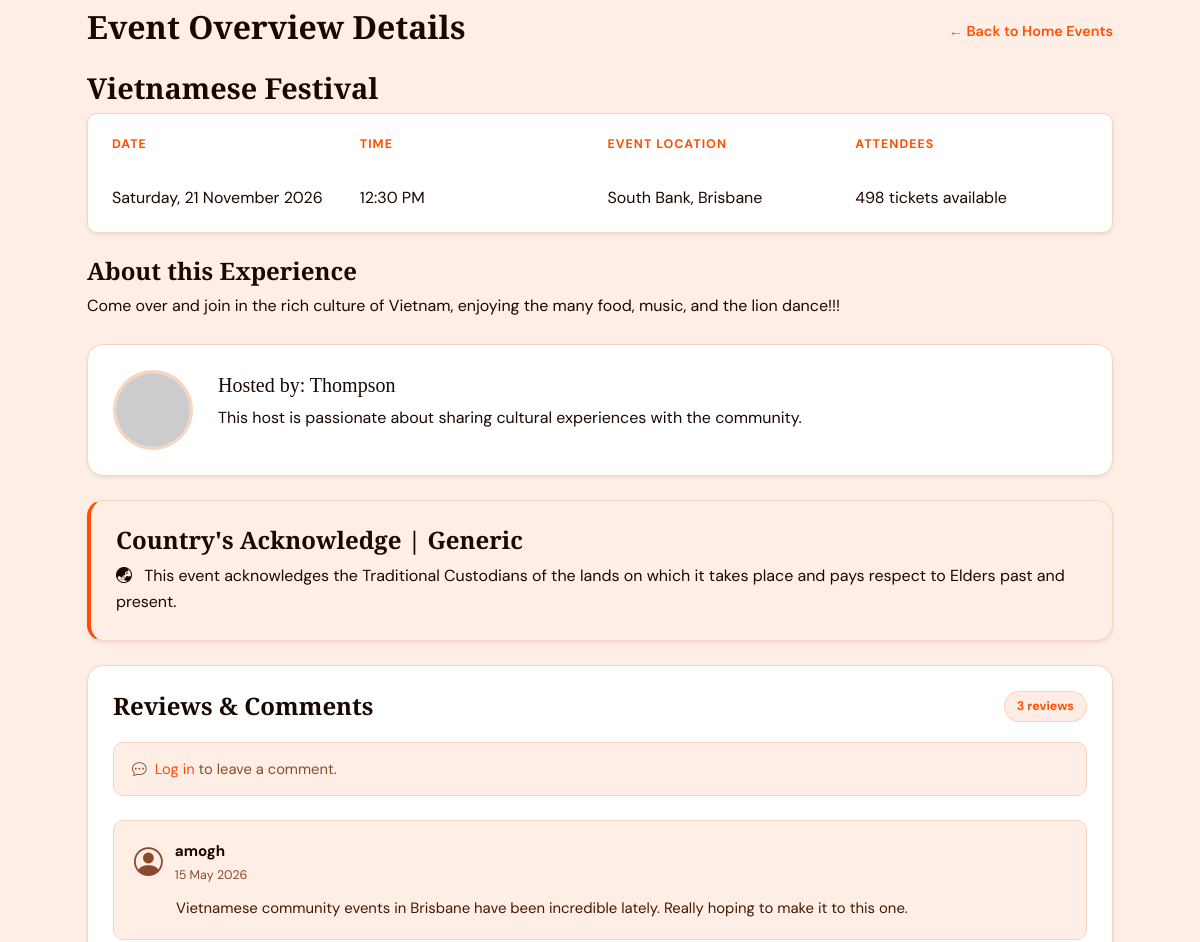
Before: /event/1 (middle part) with the older database file.
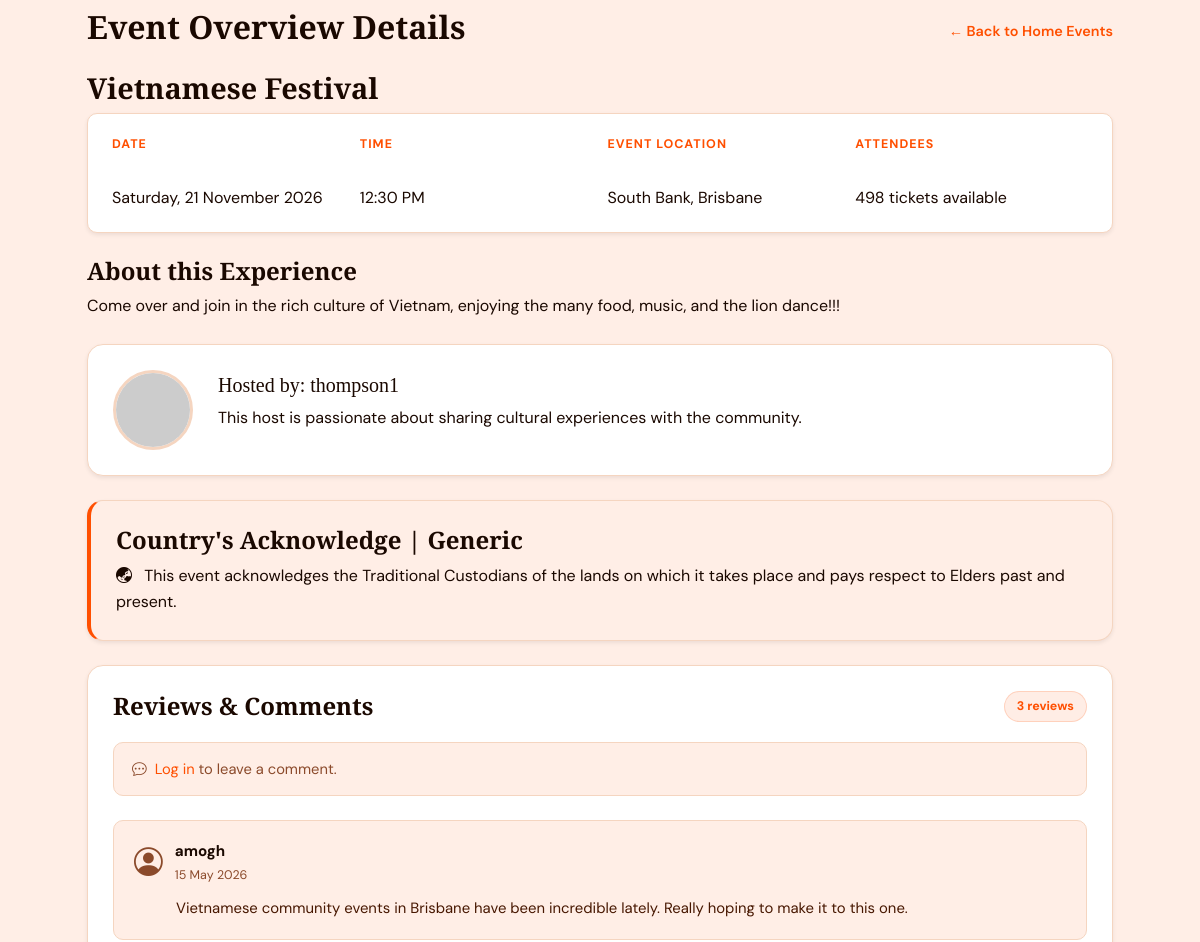
After: the same page with the newer database file.
### culturehub/models.py (models this page shows)
class Event(db.Model):
    id = db.Column(db.Integer, primary_key=True)
    name = db.Column(db.String(100), nullable=False)
    category = db.Column(db.String(50), nullable=False)
    date = db.Column(db.DateTime, nullable=False)
    location = db.Column(db.String(255), nullable=False)
    description = db.Column(db.Text, nullable=False)
    image = db.Column(db.String(255))
    status = db.Column(db.String(20), default='Open')
    tickets_available = db.Column(db.Integer, nullable=False)
    price = db.Column(db.Float, nullable=False)
    acknowledgement  = db.Column(db.String(20), default='none')
    acknowledgement_text = db.Column(db.Text, nullable=True)
    user_id = db.Column(db.Integer, db.ForeignKey('user.id'), nullable=False)
    comments = db.relationship('Comment', backref='event', lazy=True)
    orders = db.relationship('Order', backref='event', lazy=True)

class User(db.Model, UserMixin):
    id = db.Column(db.Integer, primary_key=True)
    name = db.Column(db.String(100), unique=True, nullable=False)
    first_name = db.Column(db.String(50), nullable=True)
    last_name = db.Column(db.String(50), nullable=True)
    email = db.Column(db.String(150), unique=True, nullable=False)
    phone = db.Column(db.String(20), nullable=False)
    address = db.Column(db.String(255), nullable=False)
    password_hash = db.Column(db.String(255), nullable=False)
    profile_image = db.Column(db.String(255), nullable=True)
    events = db.relationship('Event', backref='user', lazy=True)
    comments = db.relationship('Comment', backref='user', lazy=True)
    orders = db.relationship('Order', backref='user', lazy=True)
    bio = db.Column(db.Text, nullable=True)  # Optional field for user biography
    language = db.Column(db.String(255), nullable=True)  # Optional field for user's preferred language
    cultural_interests = db.Column(db.String(255), nullable=True)  # Optional field for user's cultural interests
    created_at = db.Column(db.DateTime, default=datetime.now)  # Timestamp for when the user account was created

class Comment(db.Model):
    id = db.Column(db.Integer, primary_key=True)
    content = db.Column(db.String(255), nullable=False)
    rating = db.Column(db.Integer, nullable=True)
    date = db.Column(db.DateTime, default=datetime.now)
    user_id = db.Column(db.Integer, db.ForeignKey('user.id'), nullable=False)
    event_id = db.Column(db.Integer, db.ForeignKey('event.id'), nullable=False)

### culturehub/views.py (the view, shortened to what this page needs)
@main_bp.route('/event/<int:event_id>', methods=['GET', 'POST'])
def event_detail(event_id):
    event = db.session.get(Event, event_id)
    if event is None:
        return render_template('errors/404.html'), 404
    form = BookingForm()
    comments = Comment.query.filter_by(event_id=event_id).all()
    ratings = [c.rating for c in comments if c.rating is not None]
    avg_rating = round(sum(ratings) / len(ratings), 1) if ratings else None
    now = datetime.now()
    return render_template('events/event-detail.html', event=event, form=form, comments=comments, avg_rating=avg_rating, now=now)

### culturehub/templates/events/event-detail.html (shortened to what this page needs)
{% extends "base.html" %}
{% block content %}
<div class="container event-detail-page my-4">
    <section class="event-detail-content my-4">
        <div class="d-flex justify-content-between align-items-center mb-3">
            <h2 class="section-title">Event Overview Details</h2>
            <a href="{{ url_for('main.index') }}#events" class="back-link">
                ← Back to Home Events
            </a>
        </div>
        <h3 class="event-detail-title">{{ event.name }}</h3>
        <div class="event-info-card shadow-sm">
            <div>
                <strong>Date</strong><br>
                {{ event.date.strftime("%A, %d %B %Y") }}
            </div>
            <div>
                <strong>Time</strong><br>
                {{ event.date.strftime("%I:%M %p") }}
            </div>
            <div>
                <strong>Event Location</strong><br>
                {{ event.location }}
            </div>
            <div>
                <strong>Attendees</strong><br>
                {{ event.tickets_available }} tickets available
            </div>
        </div>
        <h4 class="section-title mt-4">About this Experience</h4>
        <p>{{ event.description }}</p>
        <div class="host-detail-card shadow-sm mt-4">
            <img src="{{ url_for('static', filename='profile_pics/' + event.user.profile_image) if event.user.profile_image else 'https://placehold.co/80x80' }}"
                alt="Host photo">
            <div>
                <h5>Hosted by: {{ event.user.name }}</h5>
                <p>
                    {{ event.user.bio or "This host is passionate about sharing cultural experiences with the
                    community." }}
                </p>
            </div>
        </div>
      {% if event.acknowledgement and event.acknowledgement != 'none' %}
      <div class="acknowledgement-card shadow-sm mt-4">
        <h4>Country's Acknowledge | {{ event.acknowledgement|capitalize }}</h4>
        <i class="bi bi-globe-asia-australia me-2"></i>
        {% if event.acknowledgement == 'generic' %}
          This event acknowledges the Traditional Custodians of the lands on which it takes place and pays respect to Elders past and present.
        {% endif %}
      </div>
      {% endif %}
        <section class="comments-card shadow-sm mt-4">
          <div class="reviews-header">
            <h4>Reviews &amp; Comments</h4>
            <div class="reviews-header-right">
              {% if comments %}
              <span class="reviews-count">{{ comments|length }} {% if event.date < now %}review{% if comments|length != 1 %}s{% endif %}{% else %}comment{% if comments|length != 1 %}s{% endif %}{% endif %}</span>
              {% endif %}
            </div>
          </div>
          {% if current_user.is_authenticated %}
          <div class="review-form-wrap">
            <div class="review-form-avatar">
              <i class="bi bi-person-circle"></i>
            </div>
            <form method="POST" class="review-form">
              {{ form.hidden_tag() }}
              {% if event.date < now %}
              <div class="star-input" role="group" aria-label="Rating">
                <input type="radio" name="rating" id="s5" value="5"><label for="s5" title="5 stars">★</label>
                <input type="radio" name="rating" id="s4" value="4"><label for="s4" title="4 stars">★</label>
                <input type="radio" name="rating" id="s3" value="3"><label for="s3" title="3 stars">★</label>
                <input type="radio" name="rating" id="s2" value="2"><label for="s2" title="2 stars">★</label>
                <input type="radio" name="rating" id="s1" value="1"><label for="s1" title="1 star">★</label>
              </div>
              {% endif %}
              <textarea class="review-textarea" name="comment" rows="3"
                  placeholder="{% if event.date < now %}Share your experience or thoughts about this event...{% else %}Share what you're looking forward to...{% endif %}"></textarea>
              <div class="review-form-footer">
                <button type="submit" class="btn btn-primary btn-sm">{% if event.date < now %}Post Review{% else %}Post Comment{% endif %}</button>
              </div>
            </form>
          </div>
          {% else %}
          <p class="text-muted review-login-prompt">
            <i class="bi bi-chat-dots me-1"></i>
            <a href="{{ url_for('auth.login') }}">Log in</a> to leave a comment.
          </p>
          {% endif %}
          <div class="reviews-list mt-4">
            {% if comments %}
            {% for comment in comments %}
            <div class="comment-item">
              <div class="comment-meta">
                <div class="comment-avatar"><i class="bi bi-person-circle"></i></div>
                <div>
                  <strong class="comment-author">{{ comment.user.name }}</strong>
                  <span class="comment-date">{{ comment.date.strftime("%d %b %Y") }}</span>
                </div>
              </div>
              <p class="comment-body">{{ comment.content }}</p>
            </div>
            {% endfor %}
            {% else %}
            <div class="no-reviews">
              <i class="bi bi-chat-square-text"></i>
              <p>No reviews yet. Be the first to share your thoughts!</p>
            </div>
            {% endif %}
          </div>
        </section>
    </section>
</div>
{% endblock %}

### culturehub/templates/base.html (shortened to what this page needs)
<!doctype html>
<html lang="en">
<head>
    <link href="https://cdn.jsdelivr.net/npm/bootstrap@5.3.2/dist/css/bootstrap.min.css" rel="stylesheet">
    <link rel="stylesheet" href="https://cdn.jsdelivr.net/npm/bootstrap-icons@1.11.3/font/bootstrap-icons.css">
    <link rel="stylesheet" href="{{ url_for('static', filename='style/stylesheet.css') }}">
</head>
<body>
    {% block content %}{% endblock %}
</body>
</html>

### culturehub/static/style/stylesheet.css (style rules this page uses)
:root { --cream-light: #FFEEE6; --cream: #FFCEB8; --accent: #FF4F00; --accent-dark: #C13D00; --accent-pale: rgba(255, 79, 0, 0.10); --brown: #471700; --brown-dark: #1A0800; --text: #1A0800; --text-mid: #471700; --text-muted: #8B4A2B; --border: rgba(255, 79, 0, 0.18); --card: #FFF5EF; --card-border: #F5D5C0; --font-display: 'Playfair Display', serif; --font-body: 'DM Sans', sans-serif; --radius: 10px; --radius-lg: 16px; --shadow-sm: 0 2px 12px rgba(71, 23, 0, 0.10); --shadow: 0 8px 32px rgba(71, 23, 0, 0.14); --transition: all 0.22s cubic-bezier(0.4, 0, 0.2, 1); }
*, *::before, *::after { box-sizing: border-box; }
html { scroll-behavior: smooth; }
body { font-family: var(--font-body); background-color: var(--cream-light); color: var(--text); font-size: 1rem; line-height: 1.65; min-height: 100vh; }
h1, h2, h3, h4, h5, h6 { font-family: var(--font-display); color: var(--text); }
a { color: var(--accent); text-decoration: none; transition: var(--transition); }
.section-title { color: var(--text) !important; font-weight: 700 !important; }
.event-detail-title, .event-detail-content .section-title { color: var(--text) !important; }
.back-link { color: var(--accent) !important; font-weight: 600 !important; }
.event-info-card { background: #fff !important; border: 1px solid var(--card-border) !important; border-radius: var(--radius) !important; }
.event-info-card strong { color: var(--accent) !important; }
.host-detail-card, .comments-card { background: #fff !important; border: 1px solid var(--card-border) !important; border-radius: var(--radius-lg) !important; }
.acknowledgement-card { background: var(--cream-light) !important; border: 1px solid var(--card-border) !important; border-left: 4px solid var(--accent) !important; border-radius: var(--radius-lg) !important; }
.acknowledgement-card h4 { color: var(--text) !important; }
.comment-item { background: var(--cream-light) !important; border-radius: var(--radius) !important; border: 1px solid var(--card-border) !important; }
.text-muted { color: var(--text-muted) !important; }

Changed rows visible on the page:
changed User "This host is passionate about sharing cultural experiences with the community.": user.name "Thompson" → "thompson1"
